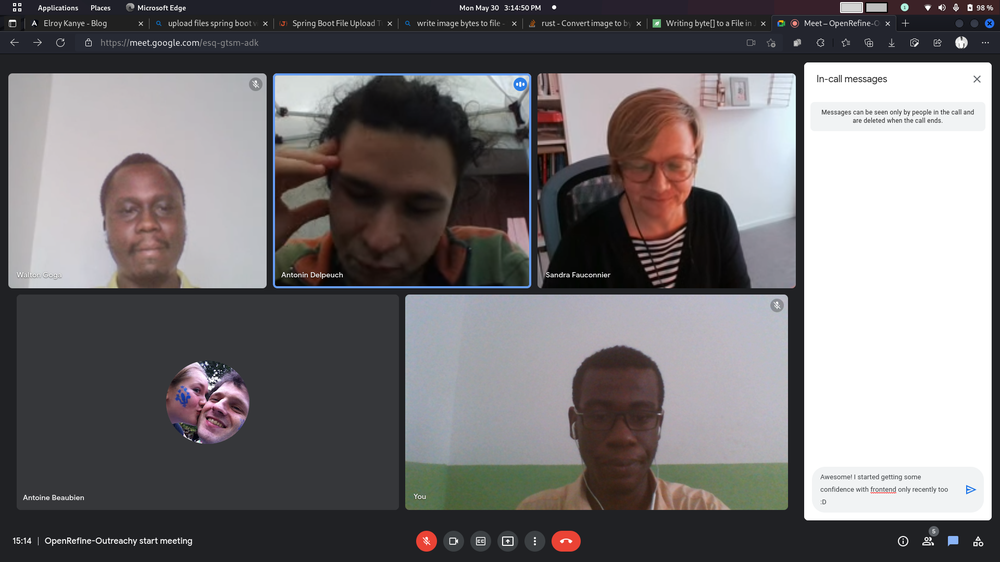
#> input picture image-new.png, 1000 x 562 px, shrunk from 1920 x 1080 before the run
$ python recolor.py image-new.png 3 5
#> lines starting #> are read from the running program, lines starting #| are printed output that depends on the picture
#> further down, im is the input picture: PIL image 1000x562 RGB; mean R, G, B 115.6, 112.4, 114
import sys
import numpy as np
from PIL import Image
from matplotlib import pyplot as plt


class Recolor:
    def __init__(self, image, k):
        self.image = image
        self.K = k

    def recolor_image(self):
        cond = int(sys.argv[3])
        width, height = self.image.size
#> width = 1000; height = 562

        # If clusters' initial coordinate chosen by clicking on image.
        if cond == 1:
            plt.imshow(self.image)
            points = plt.ginput(self.K, show_clicks=True)

        # If clusters' initial coordinate chosen by randomly.
        else:
            points = []
            for i in range(0, self.K):
                points.append([])
                x = int(np.random.uniform(0, width))
                y = int(np.random.uniform(0, height))
                points[i].append(x)
                points[i].append(y)
#> after the loop, points = [[548, 401], [602, 306], [423, 362]]

        return self.k_means_algo(points, width, height)

    def k_means_algo(self, points, width, height):
        """Converts an input image into a matrix of the image's pixels"""
#> called with width = 1000, height = 562
        assigned_clusters = []
        pixels = np.array(self.image.getdata())

        # Picks K initial colors.
        cluster_values = np.zeros(shape=(self.K, 3))

        for i in range(0, self.K):
            cluster_values[i] = self.image.getpixel((int(points[i][0]), int(points[i][1])))
#> after the loop, cluster_values = [[170, 166, 170], [178, 175, 185], [161, 170, 176]]

        for counter in range(0, 10):
            temp = []
            # Finds pixels distances to each cluster.
            for i in range(0, self.K):
                temp.append(np.sum(np.power(pixels - cluster_values[i], 2), axis=1))

            distances = np.stack(temp, axis=1)
            # Assigns each pixel to the closest cluster.
            assigned_clusters = np.argmin(distances, axis=1)

            # Find clusters' new R, G, B values.
            for i in range(0, self.K):
                cluster_values[i] = np.mean(pixels[assigned_clusters == i], axis=0)
#> after the loop, cluster_values = [[48.68, 44.67, 45.2], [248.6, 249.6, 250.5], [175.2, 171, 175.5]]

        return Image.fromarray(cluster_values[assigned_clusters].reshape(height, width, -1).astype('uint8'), 'RGB')
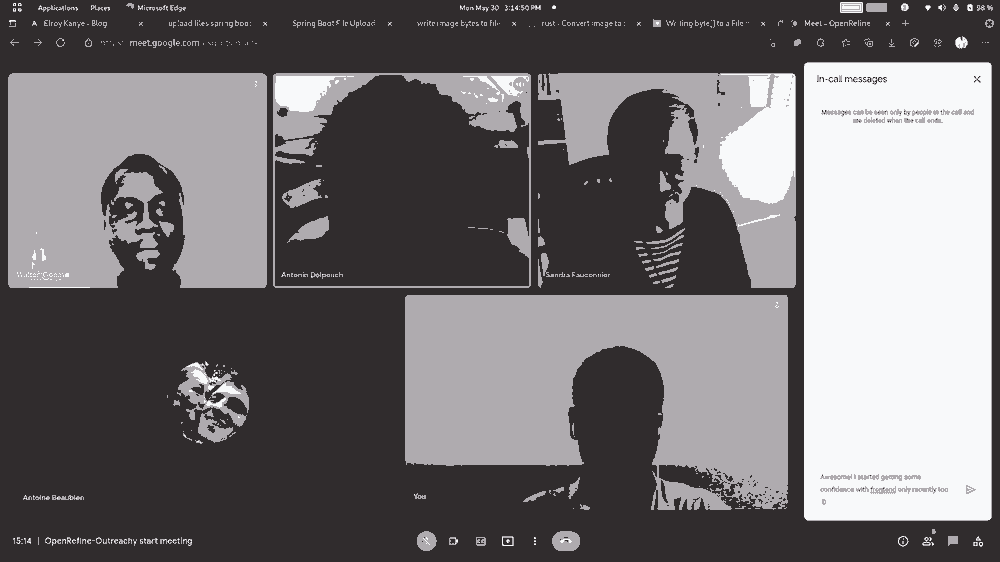
#> returned value: PIL image 1000x562 RGB; mean R, G, B 115.1, 111.9, 113.7


##
# Main function, reads image and K value from arguments.
# Calls necessary function to execute K-Means Algorithm.
# Then according to result it saves output image.
##
if __name__ == '__main__':
    im = Image.open(sys.argv[1])
    K = int(sys.argv[2])

    r = Recolor(im, K)
    new_image = r.recolor_image()
    new_image.save("output.png")

# You can test with images in the source root
